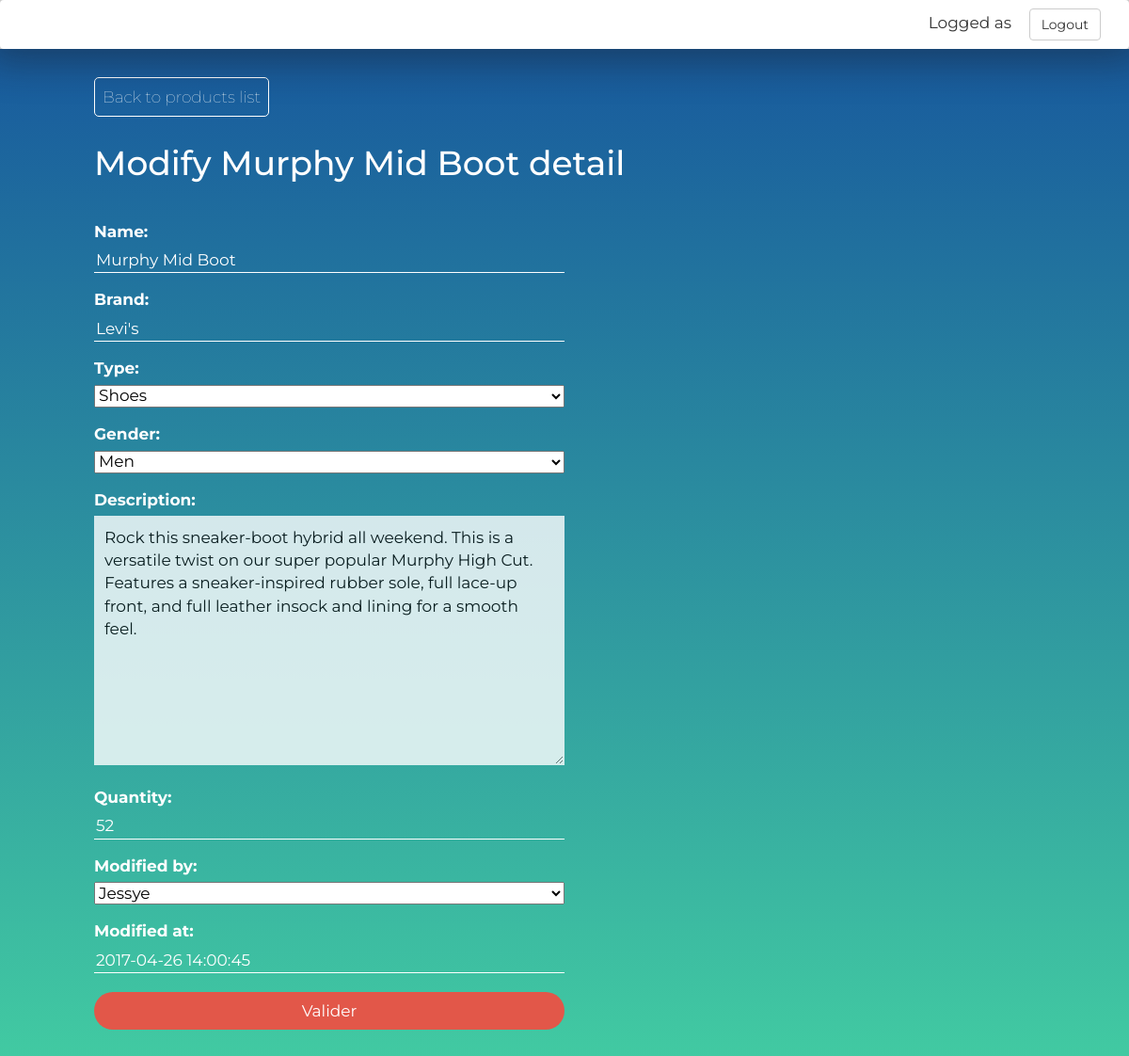
The app's page /8/update/ with its own data.
### inventory/models.py (models this page shows, shortened)
class Parano(models.Model):
    created_by = models.ForeignKey(
        'Member',
        verbose_name="Created by",
        related_name="%(app_label)s_%(class)s_creator",
        null=True,
        blank=True,
    )
    modified_by = models.ForeignKey(
        'Member',
        verbose_name="Modified by",
        related_name="%(app_label)s_%(class)s_modificator",
        null=True,
        blank=True,
    )
    created_at = models.DateTimeField(
        verbose_name="Created at",
        null=True,
        blank=True,
        default= timezone.now()
    )
    modified_at = models.DateTimeField(
        verbose_name="Modified at",
        null=True,
        blank=True,
        default= timezone.now()
    )
    class Meta:
        abstract = True
        app_label = "inventory"

class Product(Parano, models.Model):
    name = models.CharField(
        max_length=60,
        verbose_name="Name",
        null=True,
        blank=False
    )
    brand = models.CharField(
        max_length=60,
        verbose_name="Brand",
        null=True,
        blank=True
    )
    gender_choices = (
        ('Men', 'Men'),
        ('Women', 'Women')
    )
    gender = models.CharField(
        max_length=20,
        choices=gender_choices,
        null=True
    )
    type_choices = (
         ('Pant', 'Pant'),
         ('Shirt', 'Shirt'),
         ('Dress', 'Dress'),
         ('Shoes', 'Shoes')
    )
    type = models.CharField(
        max_length=50,
        choices=type_choices,
        null=True
    )
    quantity = models.IntegerField(
        null = True,
        blank = False,
        verbose_name = "Quantity"
    )
    description = models.TextField(
        verbose_name="Description",
        null=True,
        blank=True
    )
    class Meta:
        app_label = "inventory"

### inventory/views.py (the view)
# urls.py: url(r'^(?P<pk>\d+)/update/', ProductUpdateView.as_view(), name='product-update'),
class ProductUpdateView(UpdateView):
    model = Product
    form_class = ProductCreateForm
    template_name = "inventory/product-update.html"

### inventory/forms.py
class ProductCreateForm(forms.ModelForm):
    class Meta:
        model = Product
        fields = ('name', 'brand', 'type', 'gender', 'description', 'quantity', 'modified_by', 'modified_at')

### inventory/models.py (called while the page is built)
    def __str__(self):
        return str(self.user.username)

### inventory/templates/inventory/product-update.html (shortened to what this page needs)
{% load staticfiles %}
<!DOCTYPE html>
<html lang="en">
<head>
    <link rel="stylesheet" href="//maxcdn.bootstrapcdn.com/bootstrap/3.2.0/css/bootstrap.min.css">
    <link rel="stylesheet" href="{% static 'css/styles.css' %}" />
</head>
<body>
    <nav class="navbar">
        <div class="container-fluid">
            <div class="navbar-header pull-right">
                <span>Logged as <b>{{ user.username }}&nbsp;&nbsp;</b></span>
                <a href="{% url 'django.contrib.auth.views.logout' %}?next=/login" class="btn btn-default navbar-btn">Logout</a>
            </div>
        </div>
    </nav>
    <section id="create_page">
        <div class="wrap">
            <a href="/list" class="small-btn">Back to products list</a>
            <h1>Modify {{product.name}} detail</h1>
            <form action="." method="POST">
                {{form.as_p}}
                <input type="submit" value="Valider">
            </form>
        </div>
    </section>
</body>
</html>

### inventory/static/css/styles.css (style rules this page uses)
html { height: 100%; }
body { width: 100%; height: 100%; display: inline-block; font-family: 'Montserrat', sans-serif; font-size: 17px; }
.navbar { margin-bottom: 0; box-shadow: 0px 0px 40px 14px rgba(25,25,25,0.4); -webkit-box-shadow: 0px 0px 40px 14px rgba(25,25,25,0.4); -moz-box-shadow: 0px 0px 40px 14px rgba(25,25,25,0.4); padding: 0 14px; }
section { padding: 20px 0 60px 0; }
.wrap { width: 1000px; margin: auto; }
.small-btn { display: inline-block; width: auto; border: solid 1px #fff; font-weight: 700; color: #fff; border-radius: 5px; padding: 8px; font-weight: 100; transition: all 0.2s ease-in-out; margin: 10px 0; }
#create_page { background: #43cea2; background: -webkit-linear-gradient(bottom, #43cea2, #185a9d); background: -moz-linear-gradient(bottom, #43cea2, #185a9d); background: -o-linear-gradient(bottom, #43cea2, #185a9d); background: linear-gradient(to top, #43cea2, #185a9d); width: 100%; color: #fff; }
#create_page form { margin-top: 40px; }
#create_page form label { display: block; margin-top: 16px; }
#create_page form input { border: 0; border-bottom: solid 1px white; background-color: transparent; }
#create_page form select { color: black; }
#create_page form textarea { background-color: white; opacity: 0.8; border: solid 1px white; padding: 10px; color: black; }
#create_page form input[type='submit'] { background-color: #E25749; color: #fff; border-bottom: 0; padding: 8px 20px; border-radius: 20px; margin: 10px 0; transition: all 0.2s ease-in-out; }
#create_page form textarea, input, select { width: 80%; max-width: 500px; }

### records on screen
Product: name "Murphy Mid Boot", brand "Levi's", type "Shoes", gender "Men", description "Rock this sneaker-boot hybrid all weekend. This is a versatile twist on our super popular Murphy High Cut. Features a sneaker-inspired rubber sole, full lace-up front, and full leather insock and lining for a smooth feel.", quantity "52", modified_by "Jessye", modified_at "2017-04-26 14:00:45"
